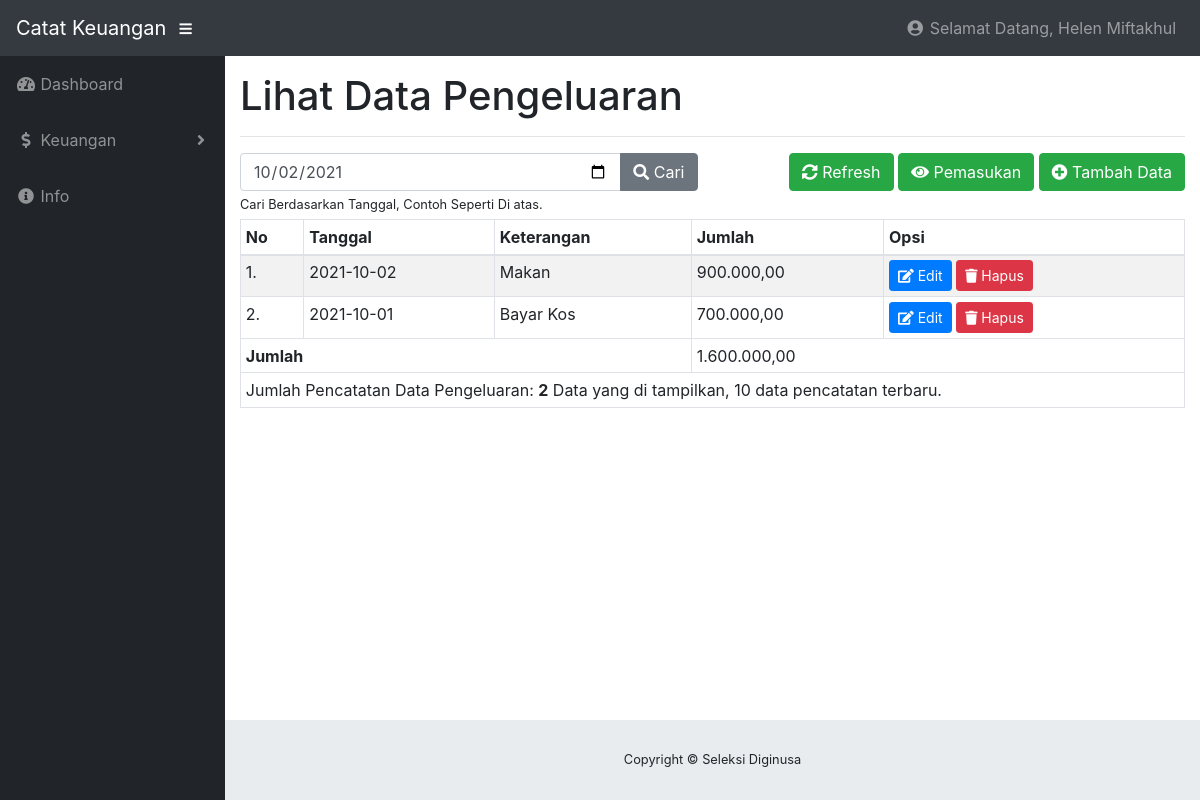
Page /index.php?page=keuangan&action=pengeluaran (signed in) on the committed database.
### tables this page shows
CREATE TABLE `user` (
  `kode` varchar(255) NOT NULL,
  `nama` varchar(60) NOT NULL,
  `username` varchar(60) NOT NULL,
  `password` varchar(255) NOT NULL,
  `telepon` bigint(20) NOT NULL,
  `alamat` text NOT NULL,
  `level` enum('Admin','Member') NOT NULL
);

CREATE TABLE `keuangan` (
  `kode` varchar(255) NOT NULL,
  `kodeUser` varchar(255) NOT NULL,
  `tanggal` date NOT NULL,
  `status` varchar(30) NOT NULL,
  `keterangan` varchar(100) NOT NULL,
  `jumlah` bigint(20) NOT NULL
);

### pages/keuangan/lihatdatapengeluaran.php (the view, shortened to what this page needs)
<?php
    $query = $conn->query("SELECT * FROM keuangan WHERE status = 'Pengeluaran' AND kodeUser = '$userLogin' ORDER BY tanggal DESC LIMIT 10");
?>
<h1>Lihat Data Pengeluaran</h1>
<hr>
<div class="row">
    <div class="col-sm-6 mb-1">
        <form action="" method="post">
            <div class="input-group">
                <input type="date" id="datepicker" name="kunci" value="" class="form-control">
                <div class="input-group-append">
                    <button type="submit" name="cari" class="btn btn-secondary"><i class="fa fa-search"></i> Cari</button>
                </div>
            </div>
            <small>Cari Berdasarkan Tanggal, Contoh Seperti Di atas.</small>
        </form>
    </div>
    <div class="col-sm-6 text-right mb-3">
        <a href="?page=keuangan&action=pengeluaran" class="btn btn-success"><i class="fa fa-sync-alt"></i>  Refresh</a>
        <a href="?page=keuangan" class="btn btn-success"><i class="fa fa-eye"></i>  Pemasukan</a>
        <a href="?page=keuangan&action=tambah" class="btn btn-success"><i class="fa fa-plus-circle"></i> Tambah Data</a>
    </div>
</div>
<table class="table table-striped table-bordered table-sm">
	<thead>
		<tr>
            <th>No</th>
            <th>Tanggal</th>
            <th>Keterangan</th>
            <th>Jumlah</th>
            <th>Opsi</th>
		</tr>
    </thead>
	<tbody>
    <?php
            $cekKolom = $query->rowCount();
            if($cekKolom < 1){
        ?>
            <tr>
                <td colspan="5"><center>Data Tidak Ada!.</center></td>
            </tr>
        <?php
            }else {
                $no = 1;
            while($result = $query->fetch(PDO::FETCH_OBJ)):
            $jumlah =  $result->jumlah;
            $resultJumlah = number_format($jumlah,2,',','.');
        ?>
    <tr>
        <td><?= $no++ ?>.</td>
        <td><?= $result->tanggal ?></td>
        <td><?= $result->keterangan ?></td>
        <td><?= $resultJumlah; ?></td>
        <td>
            <a href="?page=keuangan&action=edit&id=<?= $result->kode ?>" class="btn btn-sm btn-primary">
                <span class="fa fa-edit"></span> Edit
            </a>
            <a onclick="return confirm('Yakin ingin menghapus data');" href="?page=keuangan&action=hapus&id=<?= $result->kode ?>" class="btn btn-sm btn-danger">
                <span class="fa fa-trash"></span> Hapus
            </a>
        </td>
    </tr>
            <?php endwhile; }?>
    </tbody>
    <tfoot>
        <?php
            $result = $conn->query("SELECT  SUM(jumlah) AS pengeluaran FROM keuangan WHERE status = 'Pengeluaran'  AND kodeUser = '$userLogin'");
            while($data = $result->fetch(PDO::FETCH_OBJ)):
            $jumlah =  $data->pengeluaran;
            $resultJumlah = number_format($jumlah,2,',','.');
        ?>
        <tr>
            <td colspan="3"><strong>Jumlah</strong></td>
            <td colspan="2"><?= $resultJumlah; ?></td>
        </tr>
            <?php endwhile;?>
            <tr>
            <td colspan="6">
            <?php
                $sql = $conn->query("SELECT * FROM keuangan WHERE status = 'Pengeluaran' AND kodeUser = '$userLogin' ");
                $count = $sql->rowCount();
                if(isset($_POST['cari'])){
            ?>
                Hasil Pencarian Data : <b><?= $cekKolom ?></b>
            <?php
                }else {
            ?>
                Jumlah Pencatatan Data Pengeluaran:  <b><?= $count ?></b> Data yang di tampilkan, 10 data pencatatan terbaru.
            <?php
                }
            ?>
            </td>
        </tr>
    </tfoot>
</table>

### index.php (shortened to what this page needs)
<?php
  include "__+config/koneksi.php";
  if(@$_SESSION['admin'] || @$_SESSION['member']){
?>
<!DOCTYPE html>
<html lang="en">
  <head>
    <link href="vendor/bootstrap/css/bootstrap.min.css" rel="stylesheet">
    <link href="vendor/fontawesome-free/css/all.min.css" rel="stylesheet" type="text/css">
    <link href="vendor/datatables/dataTables.bootstrap4.css" rel="stylesheet">
    <link href="css/sb-admin.css" rel="stylesheet">
    <link href="css/mycss.css" rel="stylesheet">
  </head>
  <body id="page-top">
    <nav class="navbar navbar-expand navbar-dark bg-dark static-top">
      <a class="navbar-brand mr-1" href="index.php">Catat Keuangan</a>
      <button class="btn btn-link btn-sm text-white order-1 order-sm-0" id="sidebarToggle" href="#">
        <i class="fas fa-bars"></i>
      </button>
      <?php
        if(@$_SESSION['admin']){
          $userLogin = @$_SESSION['admin'];
        }else {
          $userLogin = @$_SESSION['member'];
        }
        try{
          $result = $conn->query("SELECT * FROM user WHERE kode = '$userLogin'");
          $namaUser = $result->fetch(PDO::FETCH_OBJ);
        }catch(Exception $e){
          echo $e->getMessage();
        }
      ?>
      <ul class="navbar-nav ml-auto ml-md-0">
        <li class="nav-item dropdown no-arrow">
          <a class="nav-link dropdown-toggle" href="#" id="userDropdown" role="button" data-toggle="dropdown" aria-haspopup="true" aria-expanded="false">
            <i class="fas fa-user-circle fa-fw"></i> Selamat Datang, <?= $namaUser->nama ?>
          </a>
        </li>
      </ul>
    </nav>
    <div id="wrapper">
      <ul class="sidebar navbar-nav">
        <li class="nav-item dropdown">
          <a class="nav-link" href="index.php">
            <i class="fas fa-fw fa-tachometer-alt"></i>
            <span>Dashboard</span>
          </a>
        </li>
          <li class="nav-item dropdown">
          <a class="nav-link dropdown-toggle" href="#" id="pagesDropdown" role="button" data-toggle="dropdown" aria-haspopup="true" aria-expanded="false">
            <i class="fas fa-fw fa-dollar-sign"></i> <span>Keuangan</span>
          </a>
        </li>
        <li class="nav-item">
          <a class="nav-link" href="?page=info">
            <i class="fas fa-fw fa-info-circle"></i>
            <span>Info</span></a>
        </li>
      </ul>
      <div id="content-wrapper">
        <div class="container-fluid">
          <?php
            $page = strtolower(@$_GET['page']);
            $action = strtolower(@$_GET['action']);
            if($page == ""){
              include "pages/dashboard/dashboard.php";
            }else if($page == "keuangan"){
              if($action == ""){
                include "pages/keuangan/lihatdatapemasukan.php";
              }else if($action == "tambah"){
                  include "pages/keuangan/tambah.php";
              }else if($action == "pengeluaran"){
                include "pages/keuangan/lihatdatapengeluaran.php";
              }else if($action == "edit"){
                include "pages/keuangan/edit.php";
              }else if($action == "hapus"){
                include "pages/keuangan/hapus.php";
              } else {
                include "pages/404.php";
              }
            }else if($page == "keuangananggota"){
              if($action == ""){
                include "pages/keuangan/anggota/tambah.php";
              }else if($action == "hapus"){
                include "pages/keuangan/anggota/hapus.php";
              } else {
                include "pages/404.php";
              }
            }else if($page == "keuangananggotadetail"){
              if($action == ""){
                include "pages/keuangan/anggota/detail.php";
              }else {
                include "pages/404.php";
              }
            }else if($page == "laporankeuangan"){
              if($action == "laporankeuanganpribadi"){
                include "pages/laporan/laporankeuanganpribadi.php";
              }else {
                include "pages/404.php";
              }
            }else if($page == "info"){
                include "pages/info.php";
            }else {
              include "pages/404.php";
            }
          ?>
        </div>
        <footer class="sticky-footer">
          <div class="container my-auto">
            <div class="copyright text-center my-auto">
              <span>Copyright © Seleksi Diginusa</span>
            </div>
          </div>
        </footer>
      </div>
    </div>
  </body>
</html>
<?php
  } else {
    header("location:login.php");
  }
?>

### css/sb-admin.css (style rules this page uses)
html { position: relative; min-height: 100%; }
body { height: 100%; }
#wrapper { display: -webkit-box; display: -ms-flexbox; display: flex; }
#wrapper #content-wrapper { overflow-x: hidden; width: 100%; padding-top: 1rem; padding-bottom: 80px; }
.navbar-nav .nav-item.dropdown .dropdown-toggle::after { width: 1rem; text-align: center; float: right; vertical-align: 0; border: 0; font-weight: 900; content: '\f105'; font-family: 'Font Awesome 5 Free'; }
.navbar-nav .nav-item.dropdown.no-arrow .dropdown-toggle::after { display: none; }
.sidebar { width: 90px !important; background-color: #212529; min-height: calc(100vh - 56px); }
.sidebar .nav-item:last-child { margin-bottom: 1rem; }
.sidebar .nav-item .nav-link { text-align: center; padding: 0.75rem 1rem; width: 90px; }
.sidebar .nav-item .nav-link span { font-size: 0.65rem; display: block; }
.sidebar .nav-item.dropdown .dropdown-toggle::after { display: none; }
.sidebar .nav-item .nav-link { color: rgba(255, 255, 255, 0.5); }
@media (min-width: 768px) { .sidebar { width: 225px !important; } }
@media (min-width: 768px) { .sidebar .nav-item .nav-link { display: block; width: 100%; text-align: left; padding: 1rem; width: 225px; } }
@media (min-width: 768px) { .sidebar .nav-item .nav-link span { font-size: 1rem; display: inline; } }
@media (min-width: 768px) { .sidebar .nav-item.dropdown .dropdown-toggle::after { display: block; } }
:root { --input-padding-x: 0.75rem; --input-padding-y: 0.75rem; }
footer.sticky-footer { display: -webkit-box; display: -ms-flexbox; display: flex; position: absolute; right: 0; bottom: 0; width: calc(100% - 90px); height: 80px; background-color: #e9ecef; }
footer.sticky-footer .copyright { line-height: 1; font-size: 0.8rem; }
@media (min-width: 768px) { footer.sticky-footer { width: calc(100% - 225px); } }

### rows in the picture
user: nama "Helen Miftakhul"
keuangan: tanggal "2021-10-02", keterangan "Makan", jumlah "900.000,00"
keuangan: tanggal "2021-10-01", keterangan "Bayar Kos", jumlah "700.000,00"

### other values in the picture
$resultJumlah "1.600.000,00"
$count "2"
